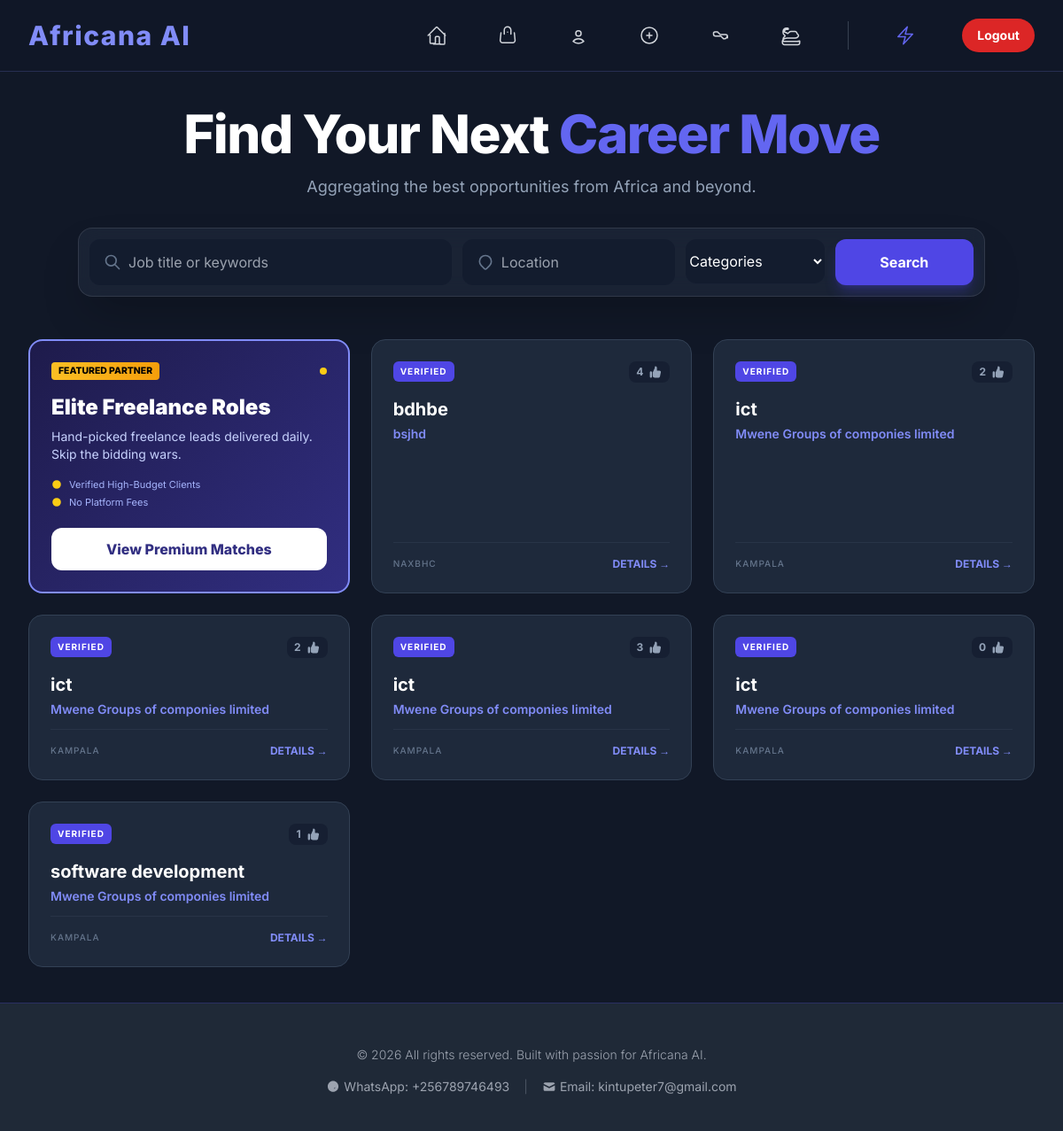
/ (signed in), run on the app's committed database.
### languages/models.py (models this page shows, shortened)
class JobPost(models.Model):
    job_category = models.CharField(
        max_length=20,
        choices=JOB_CATEGORIES,
        default='luganda',
        help_text=_("Select the industry/category for this job.")
    )
    job_type = models.CharField(
        max_length=20,
        choices=JOB_TYPES,
        default='fulltime',
        help_text=_("Select the type of employment.")
    )
    post_content = models.TextField(
        help_text=_("The full description of the job.")
    )
    required_skills = models.TextField(
        help_text=_("List the essential skills and qualifications.")
    )
    applicant = models.ForeignKey(
        Applicant,
        on_delete=models.SET_NULL,
        null=True,
        blank=True,
        help_text=_("The Applicant (Recruiter) associated with this job post.")
    )
    recruiter_name = models.CharField(
        max_length=100,
        blank=True,
        help_text=_("The name of the recruiter/posting company.")
    )
    recruiter_location = models.CharField(
        max_length=100,
        blank=True,
        help_text=_("The location of the company/recruiter.")
    )
    recruiter_email = models.EmailField(
        max_length=254,
        null=True,
        blank=True,
        help_text=_("The email address applicants should use for 'Easy Apply'.")
    )
    recruiter_whatsapp = models.CharField(
        max_length=20,
        null=True,
        blank=True,
        help_text=_("The WhatsApp number (e.g., +256701234567) applicants should use for 'Easy Apply'.")
    )
    timestamp = models.DateTimeField(auto_now_add=True, db_index=True)
    is_validated = models.BooleanField(
        default=True,
        help_text=_("Marks if the job post has been reviewed and validated.")
    )
    upvotes = models.IntegerField(default=0)
    company_logo_or_media = models.FileField(
        upload_to='job_media/',
        null=True,
        blank=True,
        help_text=_("Optional: Upload a company logo (image) or short recruitment video.")
    )
    application_url = models.URLField(
        max_length=1000,
        null=True,
        blank=True,
        help_text=_("The direct link where applicants can apply for this job.")
    )
    is_external = models.BooleanField(
        default=False,
        db_index=True,
        help_text=_("True if this job is backfilled from an external partner API (e.g., Adzuna).")
    )
    external_source = models.CharField(
        max_length=50,
        null=True,
        blank=True,
        db_index=True,
        help_text=_("The name of the partner (e.g., Adzuna, Careerjet).")
    )
    click_count = models.PositiveIntegerField(
        default=0,
        help_text=_("Tracks outbound clicks to monitor PPC revenue performance.")
    )
    class Meta:
        verbose_name = _("Job Post")
        verbose_name_plural = _("Job Posts")
        ordering = ['-timestamp']
        indexes = [
            models.Index(fields=['is_external', 'job_category']),
        ]

### languages/views.py (the view, shortened to what this page needs)
# urls.py: path('', views.browse_job_listings, name='home'),
@login_required
def browse_job_listings(request):
    job_id = request.GET.get('job_id')
    selected_job = None
    if job_id:
        try:
            selected_job = get_object_or_404(JobPost, pk=job_id)
        except (ValueError, JobPost.DoesNotExist):
            pass
    adzuna_jobs = []
    careerjet_jobs = []
    category_filter = request.GET.get('category')
    search_query = request.GET.get('q') or "hiring"
    location_query = request.GET.get('where') or ""
    page = request.GET.get('page', 1)
    display_query = search_query if search_query != "hiring" else "Freelance"
    solidgigs_data = {
        'name': f"Elite {display_query.title()} Roles",
        'url': f"https://solidgigs.com?via=kintu92",
        'query_used': display_query,
    }
    if selected_job is None:
        job_posts_filtered = JobPost.objects.all().order_by('-timestamp')
        if category_filter and category_filter != 'all':
            job_posts_filtered = job_posts_filtered.filter(job_category=category_filter)
        if search_query and search_query != "hiring":
            job_posts_filtered = job_posts_filtered.filter(
                Q(post_content__icontains=search_query) |
                Q(recruiter_name__icontains=search_query) |
                Q(recruiter_location__icontains=location_query)
            )
        final_job_list = list(job_posts_filtered)
        loc_lower = location_query.lower()
        adzuna_country_map = {
            'south africa': 'za', 'nigeria': 'ng', 'kenya': 'ke',
            'uganda': 'ug', 'egypt': 'eg', 'morocco': 'ma',
            'ghana': 'gh', 'ivory coast': 'ci', 'tanzania': 'tz',
            'usa': 'us', 'uk': 'gb', 'uae': 'ae'
        }
        adzuna_code = 'za'
        for country, code in adzuna_country_map.items():
            if country in loc_lower:
                adzuna_code = code
                break
        paginator = Paginator(final_job_list, 20)
        posts_on_page = paginator.get_page(page)
        job_posts_context = posts_on_page
    else:
        job_posts_context = []
    context = {
        'selected_job': selected_job,
        'job_posts': job_posts_context,
        'adzuna_jobs': adzuna_jobs,
        'careerjet_jobs': careerjet_jobs,
        'solidgigs': solidgigs_data,
        'job_categories': JOB_CATEGORIES,
        'selected_category': category_filter if category_filter in [c[0] for c in JOB_CATEGORIES] else 'all',
        'search_query': search_query if search_query != "hiring" else '',
        'location_query': location_query,
        'page_title': f"Jobs in {location_query}"
    }
    return render(request, 'contributions_list.html', context)

### languages/templates/contributions_list.html (shortened to what this page needs)
{% extends "base.html" %}
{% block content %}
<main class="flex-grow max-w-7xl mx-auto px-4 sm:px-6 lg:px-8 py-10">
    {% if selected_job %}
        <a href="{% url 'languages:browse_job_listings' %}" class="text-indigo-400 hover:text-indigo-300 font-medium mb-6 inline-flex items-center transition">
            <svg class="w-5 h-5 mr-2" fill="none" stroke="currentColor" viewBox="0 0 24 24"><path stroke-linecap="round" stroke-linejoin="round" stroke-width="2" d="M10 19l-7-7m0 0l7-7m-7 7h18"></path></svg>
            Back to All Listings
        </a>
        <div class="bg-slate-800 rounded-3xl shadow-2xl p-6 md:p-12 border border-slate-700">
            <div class="flex flex-col md:flex-row items-start justify-between gap-6 mb-8">
                <div class="flex items-start gap-6">
                    {% if selected_job.company_logo_or_media %}
                        <img src="{{ selected_job.company_logo_or_media.url }}" loading="lazy" class="h-20 w-20 object-contain rounded-xl bg-white p-1">
                    {% else %}
                        <div class="h-20 w-20 rounded-xl bg-indigo-600 flex items-center justify-center text-2xl font-bold text-white uppercase">
                            {{ selected_job.recruiter_name|slice:":1" }}
                        </div>
                    {% endif %}
                    <div>
                        <h1 class="text-3xl md:text-4xl font-bold text-white mb-2">{{ selected_job.post_content|truncatechars:100 }}</h1>
                        <p class="text-xl text-indigo-400 font-semibold">{{ selected_job.recruiter_name }}</p>
                        <p class="text-slate-400 mt-1 flex items-center gap-2">
                            <svg class="w-4 h-4" fill="none" stroke="currentColor" viewBox="0 0 24 24"><path stroke-linecap="round" stroke-linejoin="round" stroke-width="2" d="M17.657 16.657L13.414 20.9a1.998 1.998 0 01-2.827 0l-4.244-4.243a8 8 0 1111.314 0z"></path><path stroke-linecap="round" stroke-linejoin="round" stroke-width="2" d="M15 11a3 3 0 11-6 0 3 3 0 016 0z"></path></svg>
                            {{ selected_job.recruiter_location }}
                        </p>
                    </div>
                </div>
            </div>
            <div class="border-t border-slate-700 pt-8 mt-8">
                <div class="prose prose-invert max-w-none">
                    <p class="text-slate-300 text-lg leading-relaxed whitespace-pre-wrap mb-8">{{ selected_job.post_content }}</p>
                </div>
                <div class="flex flex-wrap gap-4">
                    {% if selected_job.application_url %}
                        <a href="{{ selected_job.application_url }}"
                           {% if selected_job.is_external %}onclick="trackClick('{{ selected_job.pk }}')"{% endif %}
                           target="_blank"
                           class="bg-indigo-600 hover:bg-indigo-700 text-white font-bold py-4 px-10 rounded-2xl transition shadow-lg shadow-indigo-500/20">Apply on Company Site</a>
                    {% else %}
                        <button onclick="openEasyApplyModal('{{ selected_job.post_content|escapejs }}', '{{ selected_job.recruiter_name|escapejs }}', '{{ selected_job.recruiter_email|escapejs }}', '{{ selected_job.recruiter_whatsapp|escapejs }}')"
                                class="bg-green-600 hover:bg-green-700 text-white font-bold py-4 px-10 rounded-2xl transition shadow-lg shadow-green-500/20">Easy Apply Now</button>
                    {% endif %}
                </div>
            </div>
        </div>
    {% else %}
        <header class="mb-12 text-center">
            <h1 class="text-4xl md:text-6xl font-extrabold text-white mb-4 tracking-tight">Find Your Next <span class="text-indigo-500">Career Move</span></h1>
            <p class="text-slate-400 text-lg max-w-2xl mx-auto mb-8">Aggregating the best opportunities from Africa and beyond.</p>
            <form method="get" action="{% url 'languages:browse_job_listings' %}" class="max-w-5xl mx-auto grid grid-cols-1 md:grid-cols-12 gap-3 search-glass p-3 rounded-2xl shadow-2xl">
                <div class="md:col-span-5 relative">
                    <input type="search" name="q" placeholder="Job title or keywords" value="{{ search_query }}" class="w-full bg-slate-900/50 border-none rounded-xl text-white pl-11 py-3.5 focus:ring-2 focus:ring-indigo-500">
                    <svg class="w-5 h-5 text-slate-500 absolute left-4 top-4" fill="none" stroke="currentColor" viewBox="0 0 24 24"><path stroke-linecap="round" stroke-linejoin="round" stroke-width="2" d="M21 21l-6-6m2-5a7 7 0 11-14 0 7 7 0 0114 0z"></path></svg>
                </div>
                <div class="md:col-span-3 relative">
                    <input type="text" name="where" placeholder="Location" value="{{ location_query }}" class="w-full bg-slate-900/50 border-none rounded-xl text-white pl-11 py-3.5 focus:ring-2 focus:ring-indigo-500">
                    <svg class="w-5 h-5 text-slate-500 absolute left-4 top-4" fill="none" stroke="currentColor" viewBox="0 0 24 24"><path stroke-linecap="round" stroke-linejoin="round" stroke-width="2" d="M17.657 16.657L13.414 20.9a1.998 1.998 0 01-2.827 0l-4.244-4.243a8 8 0 1111.314 0z"></path></svg>
                </div>
                <div class="md:col-span-2">
                    <select name="category" class="w-full bg-slate-900/50 border-none rounded-xl text-white py-3.5 focus:ring-2 focus:ring-indigo-500">
                        <option value="all">Categories</option>
                    </select>
                </div>
                <button type="submit" class="md:col-span-2 bg-indigo-600 text-white font-bold rounded-xl py-3.5 hover:bg-indigo-500 transition shadow-lg shadow-indigo-600/30">Search</button>
            </form>
        </header>
        <div class="grid grid-cols-1 md:grid-cols-2 lg:grid-cols-3 gap-6">
            {% if solidgigs %}
            <div class="job-card premium-card p-6 rounded-2xl flex flex-col justify-between">
                <div>
                    <div class="flex justify-between items-center mb-4">
                        <span class="premium-badge">Featured Partner</span>
                        <div class="h-2 w-2 bg-yellow-400 rounded-full animate-pulse"></div>
                    </div>
                    <h3 class="text-2xl font-black text-white mb-2 leading-tight">
                        {{ solidgigs.name }}
                    </h3>
                    <p class="text-indigo-200 text-sm mb-4">Hand-picked freelance leads delivered daily. Skip the bidding wars.</p>
                </div>
                <div class="mt-auto">
                    <ul class="text-[11px] text-indigo-300 mb-5 space-y-1">
                        <li class="flex items-center gap-2"><svg class="w-3 h-3 text-yellow-400" fill="currentColor" viewBox="0 0 20 20"><path d="M10 18a8 8 0 100-16 8 8 0 000 16zm3.707-9.293a1 1 0 00-1.414-1.414L9 10.586 7.707 9.293a1 1 0 00-1.414 1.414l2 2a1 1 0 001.414 0l4-4z"></path></svg> Verified High-Budget Clients</li>
                        <li class="flex items-center gap-2"><svg class="w-3 h-3 text-yellow-400" fill="currentColor" viewBox="0 0 20 20"><path d="M10 18a8 8 0 100-16 8 8 0 000 16zm3.707-9.293a1 1 0 00-1.414-1.414L9 10.586 7.707 9.293a1 1 0 00-1.414 1.414l2 2a1 1 0 001.414 0l4-4z"></path></svg> No Platform Fees</li>
                    </ul>
                    <a href="{{ solidgigs.url }}" target="_blank" class="w-full block text-center py-3 bg-white text-indigo-900 font-extrabold rounded-xl hover:bg-yellow-400 transition transform hover:scale-105">View Premium Matches</a>
                </div>
            </div>
            {% endif %}
            {% for job in job_posts %}
                <div class="job-card p-6 rounded-2xl flex flex-col">
                    <div class="flex justify-between items-start mb-4">
                        <span class="badge-local text-[10px] font-bold px-2 py-1 rounded-md uppercase tracking-widest">Verified</span>
                        <form action="{% url 'languages:upvote_job_application' job.pk %}" method="POST" class="upvote-form">
                            <button type="submit" class="flex items-center gap-1.5 px-2 py-1 bg-slate-900/50 rounded-lg text-slate-400 hover:text-indigo-400 transition-colors">
                                <span class="upvote-count text-xs font-bold">{{ job.upvotes }}</span>
                                <svg class="w-4 h-4" fill="currentColor" viewBox="0 0 20 20"><path d="M2 10.5a1.5 1.5 0 113 0v6a1.5 1.5 0 01-3 0v-6zM6 10.333v5.43a2 2 0 001.106 1.79l.05.025A4 4 0 008.943 18h5.416a2 2 0 001.962-1.608l1.2-6A2 2 0 0015.56 8H12V4a2 2 0 00-2-2 1 1 0 00-1 1v.667a4 4 0 01-.8 2.4L6.8 9.4a2 2 0 00-.8.933z"></path></svg>
                            </button>
                        </form>
                    </div>
                    <h3 class="text-xl font-bold text-white mb-1 line-clamp-2">
                        <a href="?job_id={{ job.pk }}" class="hover:text-indigo-400 transition-colors">{{ job.post_content|truncatechars:60 }}</a>
                    </h3>
                    <p class="text-indigo-400 font-semibold text-sm mb-3">{{ job.recruiter_name }}</p>
                    <div class="mt-auto pt-4 border-t border-slate-700/50 flex justify-between items-center">
                        <span class="text-slate-500 text-[10px] font-medium uppercase tracking-widest">{{ job.recruiter_location }}</span>
                        <a href="?job_id={{ job.pk }}" class="text-indigo-400 hover:text-white text-xs font-bold uppercase transition">Details &rarr;</a>
                    </div>
                </div>
            {% endfor %}
        </div>
    {% endif %}
</main>
{% endblock %}

### data on the page
JobPost: upvotes "4", post_content "bdhbe", recruiter_name "bsjhd", recruiter_location "NAXBHC"
JobPost: upvotes "2", post_content "ict", recruiter_name "Mwene Groups of componies limited", recruiter_location "KAMPALA"
JobPost: upvotes "2", post_content "ict", recruiter_name "Mwene Groups of componies limited", recruiter_location "KAMPALA"
JobPost: upvotes "3", post_content "ict", recruiter_name "Mwene Groups of componies limited", recruiter_location "KAMPALA"
JobPost: upvotes "0", post_content "ict", recruiter_name "Mwene Groups of componies limited", recruiter_location "KAMPALA"
JobPost: upvotes "1", post_content "software development", recruiter_name "Mwene Groups of componies limited", recruiter_location "KAMPALA"

### other printed values
{{ solidgigs.name }} "Elite Freelance Roles"
